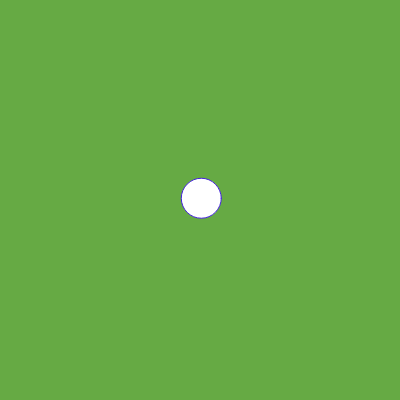
Frame 1 (no input)
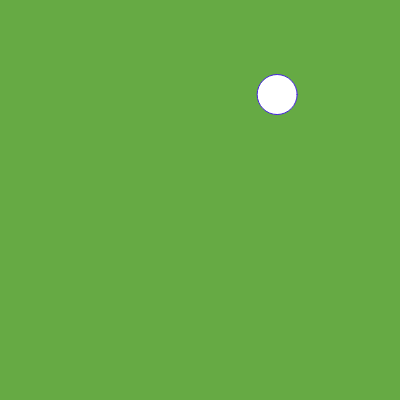
Frame 60 (no input)
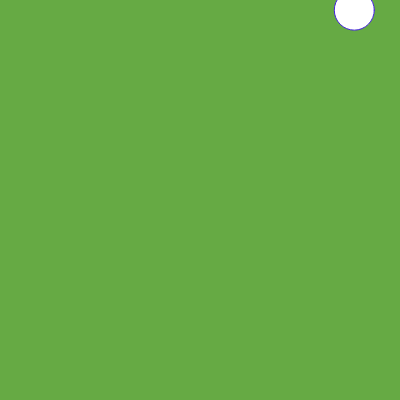
Frame 120 (the mouse pressed at the canvas centre since frame 60)

The p5.js sketch that drew these frames (run headless with seeded random() and noise() and a simulated clock; from frame 60 on, the mouse is pressed at the canvas centre):

// p5.js sketch
// ── sketch.js
let x = 200;
let y = 200;

let xspeed, yspeed;

function setup() 
{
    createCanvas(400, 400);

    xspeed = random ( -3, 3 );
    yspeed = random ( -3, 3 );
} 

function draw() 
{
    background ( '#66AA44' );

    stroke ( '#4422DD' );

    x += xspeed;
    y += yspeed;

    if ( x > width  || x < 0 ) xspeed *= -1;
    if ( y > height || y < 0 ) yspeed *= -1;

    ellipse ( x, y, 40, 40 );

}
